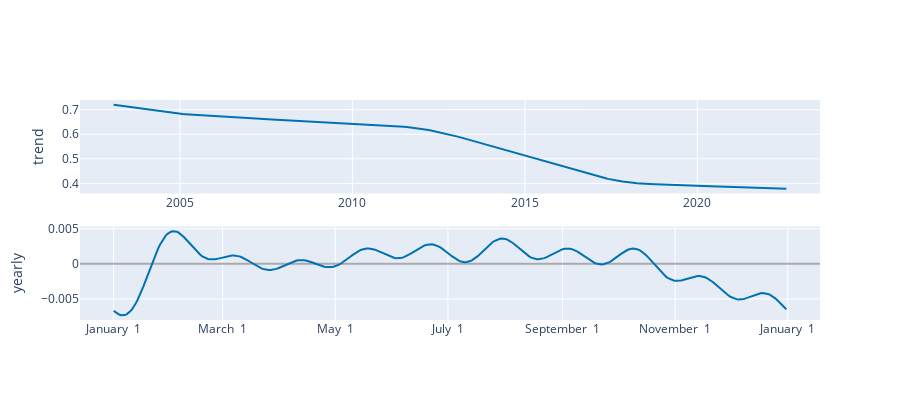

Notebook cell for this chart:
### Code cell
plot_components_plotly(modeloProphet, pronosticos)

### Figure 1 — Plotly figure (JSON) as saved in the notebook; plotly's stock layout.template omitted (floating-point values rounded to 4 significant figures; data arrays with more than 128 entries replaced by an {"elided": "..."} marker saying what was removed)
{"data": [{"line": {"color": "#0072B2", "width": 2}, "mode": "lines", "name": "trend", "type": "scatter", "x": {"elided": "352 str values"}, "xaxis": "x", "y": {"elided": "352 float values"}, "yaxis": "y"}, {"line": {"color": "#0072B2", "width": 2}, "mode": "lines", "name": "yearly", "type": "scatter", "x": {"elided": "365 str values"}, "xaxis": "x2", "y": {"elided": "365 float values"}, "yaxis": "y2"}], "layout": {"height": 400, "showlegend": false, "width": 900, "xaxis": {"anchor": "y", "domain": [0, 1], "range": ["2002-02-08T22:48:00", "2023-07-22T01:12:00"], "type": "date"}, "xaxis2": {"anchor": "y2", "domain": [0, 1], "range": ["2016-12-13T18:54:02.958904115", "2018-01-18T11:04:57.863013581"], "tickformat": "%B %e", "type": "date"}, "yaxis": {"anchor": "x", "domain": [0.575, 1], "rangemode": "normal", "title": {"text": "trend"}, "zerolinecolor": "#AAA"}, "yaxis2": {"anchor": "x2", "domain": [0, 0.425], "title": {"text": "yearly"}, "zerolinecolor": "#AAA"}}}
